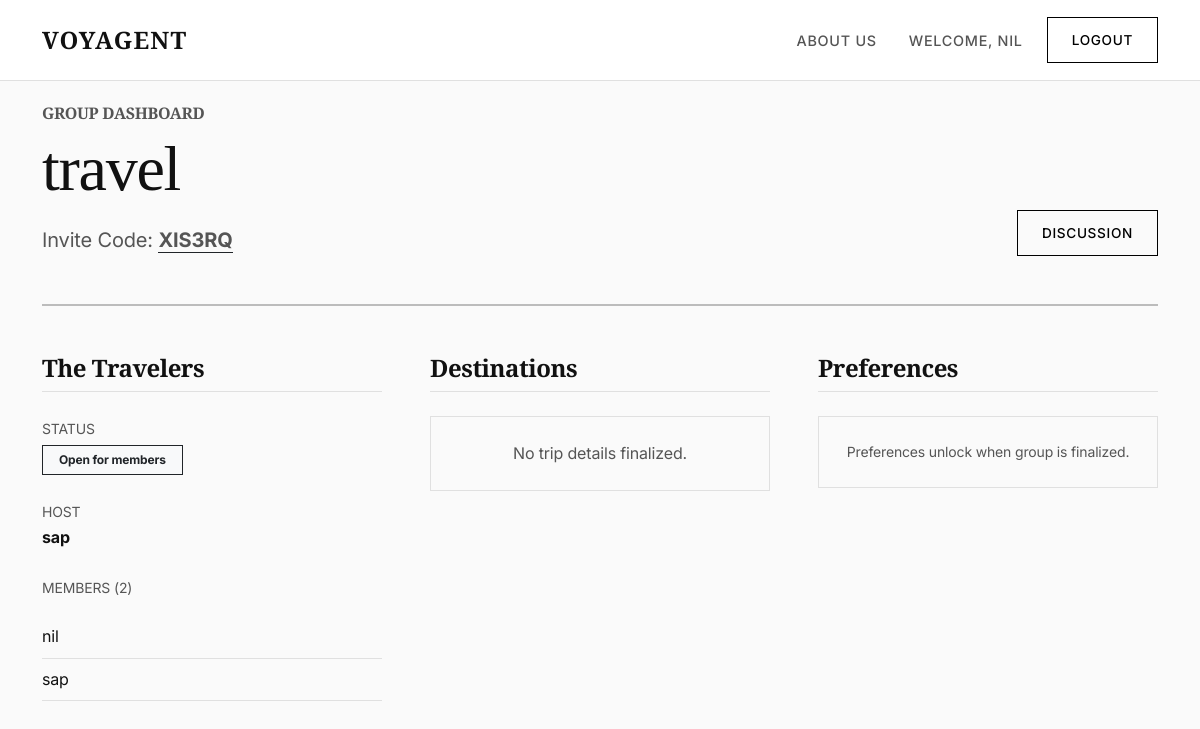
The page /group/XIS3RQ/ (signed in) on the database its author committed.
### groups/models.py (models this page shows, shortened)
class ChatGroup(models.Model):
    name = models.CharField(max_length=100)
    code = models.CharField(max_length=8, unique=True, default=generate_unique_code)
    creator = models.ForeignKey(User, on_delete=models.CASCADE, related_name='created_groups')
    members = models.ManyToManyField(User, related_name='chat_groups')
    is_locked = models.BooleanField(default=False)
    created_at = models.DateTimeField(auto_now_add=True)

### groups/views.py (the view)
# urls.py: path('group/<str:code>/', views.group_detail, name='group_detail'),
@login_required
def group_detail(request, code):
    group = get_object_or_404(ChatGroup, code=code)
    if request.user not in group.members.all():
        messages.error(request, 'You are not a member of this group.')
        return redirect('home')
    trip = getattr(group, 'trip', None)
    has_itinerary = hasattr(trip, 'itinerary') if trip else False
    has_submitted_preference = UserPreference.objects.filter(group=group, user=request.user).exists()
    context = {
        'group': group,
        'trip': trip,
        'has_itinerary': has_itinerary,
        'has_submitted_preference': has_submitted_preference,
        'is_host': request.user == group.creator,
    }
    return render(request, 'groups/group_detail.html', context)

### groups/templates/groups/group_detail.html (shortened to what this page needs)
{% extends 'base.html' %}
{% block content %}
<div class="row mb-5 align-items-end">
    <div class="col-md-7">
        <h6 class="text-uppercase text-muted-editorial letter-spacing-wide mb-2">Group Dashboard</h6>
        <h1 class="display-3 font-weight-bold" style="font-family: var(--font-heading);">{{ group.name }}</h1>
        <p class="text-muted-editorial fs-5 mb-0 mt-3">Invite Code: <strong class="text-primary-editorial border-bottom border-dark">{{ group.code }}</strong></p>
    </div>
    <div class="col-md-5 text-md-end mt-4 mt-md-0 d-flex flex-wrap justify-content-md-end gap-2">
        <a href="{% url 'chat_room' group.code %}" class="btn btn-editorial-outline">Discussion</a>
    </div>
</div>
<hr class="mb-5" style="border-top: 2px solid var(--accent-color);">
<div class="row g-5">
    <div class="col-lg-4 col-md-6">
        <h4 class="mb-4" style="font-family: var(--font-heading); border-bottom: 1px solid var(--border-color); padding-bottom: 0.5rem;">The Travelers</h4>
        <div class="mb-4">
            <span class="text-uppercase small text-muted-editorial">Status</span><br>
            {% if group.is_locked %}
            <span class="badge bg-dark rounded-0 px-3 py-2 mt-1">Locked</span>
            {% else %}
            <span class="badge bg-light text-dark border border-dark rounded-0 px-3 py-2 mt-1">Open for members</span>
            {% endif %}
        </div>
        <p class="mb-2"><span class="text-uppercase small text-muted-editorial">Host</span><br>
        <strong>{{ group.creator.username }}</strong></p>
        <p class="mb-3 mt-4"><span class="text-uppercase small text-muted-editorial">Members ({{ group.members.count }})</span></p>
        <ul class="list-unstyled">
            {% for member in group.members.all %}
            <li class="py-2 border-bottom" style="border-color: var(--border-color) !important;">{{ member.username }}</li>
            {% endfor %}
        </ul>
    </div>
    <div class="col-lg-4 col-md-6">
        <h4 class="mb-4" style="font-family: var(--font-heading); border-bottom: 1px solid var(--border-color); padding-bottom: 0.5rem;">Destinations</h4>
        {% if trip %}
        <div class="mb-4">
            <span class="text-uppercase small text-muted-editorial">Locations</span>
            <p class="fs-5 mt-1">{{ trip.destination_city }}</p>
        </div>
        <div class="mb-4">
            <span class="text-uppercase small text-muted-editorial">Dates</span>
            <p class="fs-5 mt-1">{{ trip.start_date }} <span class="text-muted-editorial mx-2">&mdash;</span> {{ trip.end_date }}</p>
        </div>
        {% if trip.hotel_name %}
        <div class="mb-4">
            <span class="text-uppercase small text-muted-editorial">Accommodation</span>
            <p class="fs-5 mt-1">{{ trip.hotel_name }}</p>
        </div>
        {% endif %}
        {% else %}
        <div class="py-4 text-center border-editorial mt-2">
            <p class="text-muted-editorial mb-0">No trip details finalized.</p>
        </div>
        {% endif %}
    </div>
    <div class="col-lg-4 col-md-12">
        <div class="d-flex justify-content-between align-items-center mb-4" style="border-bottom: 1px solid var(--border-color); padding-bottom: 0.5rem;">
            <h4 class="mb-0" style="font-family: var(--font-heading);">Preferences</h4>
        </div>
        {% if not group.is_locked %}
        <div class="py-4 text-center border-editorial">
            <p class="text-muted-editorial mb-0 small">Preferences unlock when group is finalized.</p>
        </div>
        {% endif %}
    </div>
</div>
{% endblock %}

### templates/base.html (shortened to what this page needs)
<!DOCTYPE html>
<html lang="en">
<head>
    <link href="https://cdn.jsdelivr.net/npm/bootstrap@5.3.0/dist/css/bootstrap.min.css" rel="stylesheet">
    {% load static %}
    <link rel="stylesheet" href="{% static 'css/style.css' %}">
</head>
<body>
    <nav class="navbar navbar-expand-lg navbar-editorial fixed-top">
        <div class="container">
            <a class="navbar-brand" href="{% url 'home' %}">Voyagent</a>
            <div class="collapse navbar-collapse" id="navbarNav">
                <ul class="navbar-nav ms-auto align-items-center">
                    <li class="nav-item">
                        <a class="nav-link me-3" href="{% url 'about_us' %}">About Us</a>
                    </li>
                    {% if user.is_authenticated %}
                        <li class="nav-item">
                            <span class="nav-link me-3">Welcome, {{ user.username }}</span>
                        </li>
                        <li class="nav-item">
                            <form method="post" action="{% url 'logout' %}">
                                <button type="submit" class="btn btn-editorial-outline btn-sm">Logout</button>
                            </form>
                        </li>
                    {% endif %}
                </ul>
            </div>
        </div>
    </nav>
    <div class="container mt-4">
        {% block content %}{% endblock %}
    </div>
</body>
</html>

### static/css/style.css (style rules this page uses)
:root { --bg-color: #FAFAFA; --surface-color: #FFFFFF; --text-primary: #111111; --text-secondary: #555555; --border-color: #E0E0E0; --accent-color: #000000; --font-heading: 'Playfair Display', serif; --font-body: 'Inter', sans-serif; --spacing-xs: 0.5rem; --spacing-sm: 1rem; --spacing-md: 2rem; --spacing-lg: 4rem; --spacing-xl: 6rem; }
body { background-color: var(--bg-color); color: var(--text-primary); font-family: var(--font-body); line-height: 1.6; letter-spacing: -0.01em; padding-top: 80px; }
h1, h2, h3, h4, h5, h6 { font-family: var(--font-heading); font-weight: 700; letter-spacing: -0.02em; color: var(--text-primary); }
.display-1, .display-2, .display-3, .display-4, .display-5, .display-6 { font-family: var(--font-heading); }
.navbar-editorial { background-color: var(--surface-color); border-bottom: 1px solid var(--border-color); padding: var(--spacing-sm) 0; box-shadow: none; }
.navbar-editorial .navbar-brand { font-family: var(--font-heading); font-size: 1.5rem; font-weight: 700; color: var(--text-primary) !important; letter-spacing: 0.05em; text-transform: uppercase; }
.navbar-editorial .nav-link { color: var(--text-secondary) !important; font-weight: 500; font-size: 0.9rem; text-transform: uppercase; letter-spacing: 0.05em; transition: color 0.3s ease; }
.btn-editorial-outline { background-color: transparent; color: var(--accent-color); border: 1px solid var(--accent-color); border-radius: 0; padding: 0.75rem 1.5rem; font-weight: 500; text-transform: uppercase; letter-spacing: 0.05em; font-size: 0.85rem; transition: all 0.3s ease; }
.text-muted-editorial { color: var(--text-secondary) !important; }
.border-editorial { border: 1px solid var(--border-color) !important; }

### rows shown on the page
ChatGroup: name "travel", code "XIS3RQ", creator.username "sap", members.count "2"

### other values the page prints
{{ user.username }} "NIL"
{{ member.username }} "nil"
{{ member.username }} "sap"
